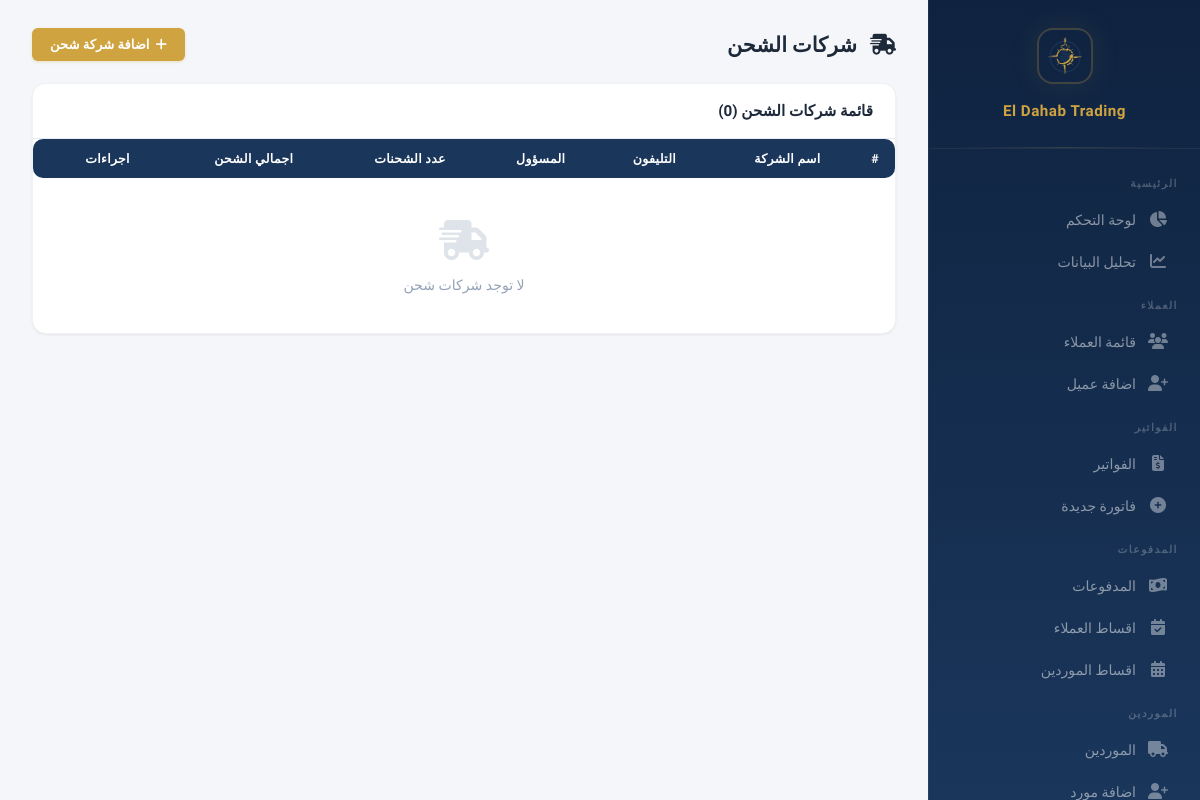
/shipping (signed in), run on an earlier commit of the app's database.
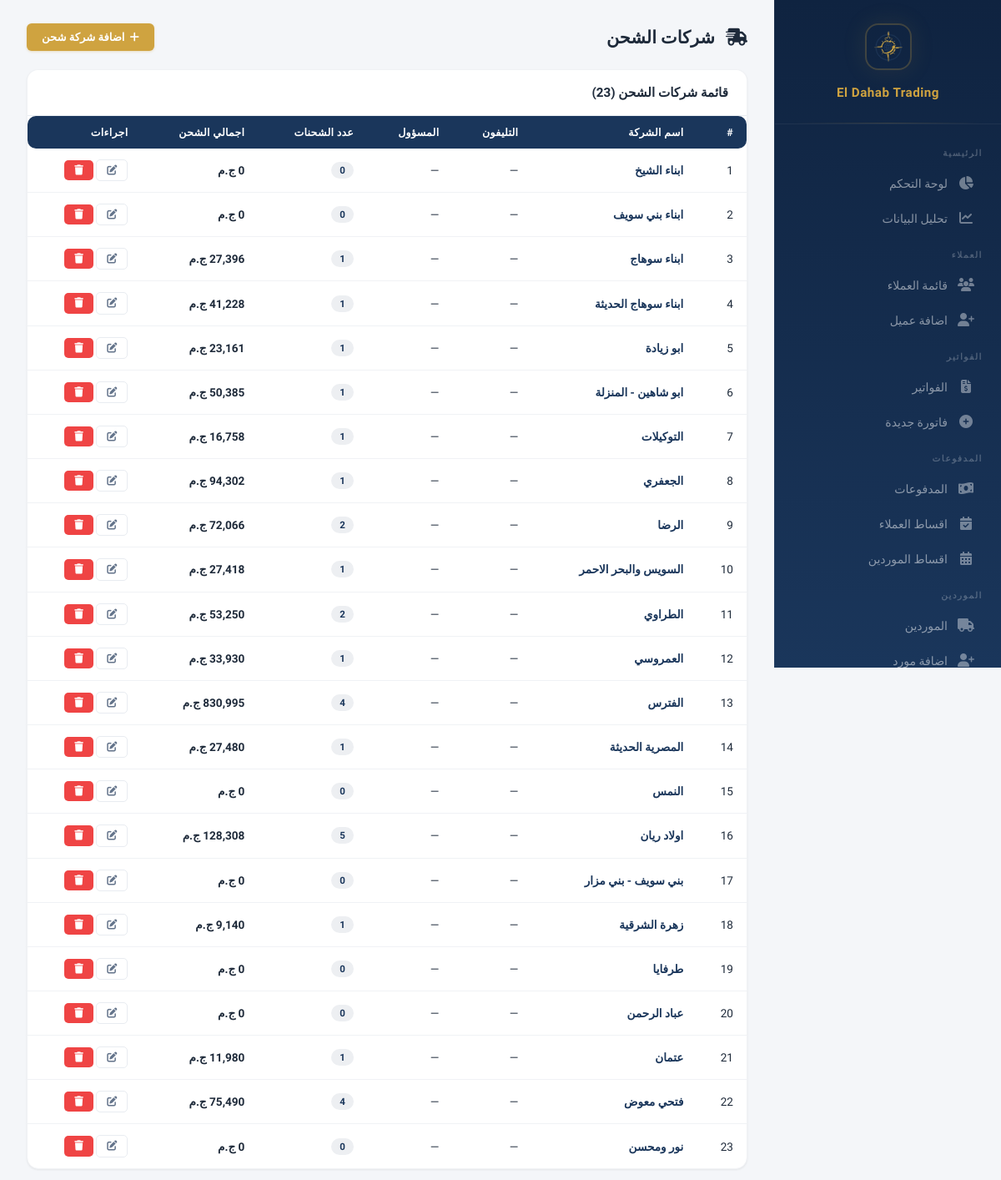
And on a later commit of the database.
### models.py (models this page shows)
class ShippingCompany(db.Model):
    __tablename__ = 'shipping_companies'
    id = db.Column(db.Integer, primary_key=True)
    name = db.Column(db.String(200), nullable=False)
    phone = db.Column(db.String(50))
    contact_person = db.Column(db.String(200))
    address = db.Column(db.Text)
    notes = db.Column(db.Text)
    created_at = db.Column(db.DateTime, default=datetime.utcnow)
    def total_shipments(self):
        return Invoice.query.filter_by(shipping_company=self.name).count()
    def total_shipped_value(self):
        from sqlalchemy import func
        result = db.session.query(func.sum(Invoice.total)).filter_by(shipping_company=self.name).scalar()
        return result or 0

### app.py (the view)
@app.route('/shipping')
@login_required
def shipping_list():
    companies = ShippingCompany.query.order_by(ShippingCompany.name).all()
    return render_template('shipping_list.html', companies=companies)

### app.py (called while the page is built)
@app.context_processor
def inject_payment_methods():
    return {'PAYMENT_METHODS': PAYMENT_METHODS}

@app.before_request
def check_session_expiry():
    if 'user_id' in session and session.get('expires_at'):
        if datetime.utcnow().timestamp() > session['expires_at']:
            session.clear()
            flash('انتهت الجلسة، يرجى تسجيل الدخول مرة اخرى', 'warning')
            return redirect(url_for('login'))

@app.context_processor
def inject_user():
    if not hasattr(g, 'current_user'):
        g.current_user = db.session.get(User, session['user_id']) if 'user_id' in session else None
    return dict(current_user=g.current_user)

### models.py (called while the page is built)
    def has_permission(self, page):
        if self.is_admin:
            return True
        return any(p.page == page for p in self.permissions)

### templates/shipping_list.html
{% extends "base.html" %}
{% block content %}
<div class="page-header">
    <h1 style="font-size:1.3rem;font-weight:700;color:var(--text);margin:0;"><i class="fas fa-shipping-fast" style="margin-left:8px;"></i> شركات الشحن</h1>
    <a href="{{ url_for('shipping_add') }}" class="btn btn-gold"><i class="fas fa-plus"></i> اضافة شركة شحن</a>
</div>
<div class="data-card">
    <div class="data-card-header">
        <h3>قائمة شركات الشحن ({{ companies|length }})</h3>
    </div>
    <div class="data-card-body" style="padding:0;">
        <table>
            <thead>
                <tr>
                    <th>#</th>
                    <th>اسم الشركة</th>
                    <th>التليفون</th>
                    <th>المسؤول</th>
                    <th>عدد الشحنات</th>
                    <th>اجمالي الشحن</th>
                    <th>اجراءات</th>
                </tr>
            </thead>
            <tbody>
                {% for c in companies %}
                <tr>
                    <td>{{ loop.index }}</td>
                    <td style="font-weight:700;">
                        <a href="{{ url_for('shipping_profile', company_id=c.id) }}" style="color:var(--navy);text-decoration:none;">{{ c.name }}</a>
                    </td>
                    <td>{{ c.phone or '—' }}</td>
                    <td>{{ c.contact_person or '—' }}</td>
                    <td><span class="badge badge-navy">{{ c.total_shipments() }}</span></td>
                    <td style="font-weight:700;">{{ "{:,.0f}".format(c.total_shipped_value() or 0) }} ج.م</td>
                    <td>
                        <a href="{{ url_for('shipping_edit', company_id=c.id) }}" class="btn btn-sm btn-outline"><i class="fas fa-edit"></i></a>
                        <form method="POST" action="{{ url_for('shipping_delete', company_id=c.id) }}" style="display:inline;" onsubmit="return confirm('هل انت متاكد من حذف شركة الشحن này؟');">
                            <button type="submit" class="btn btn-sm btn-danger"><i class="fas fa-trash"></i></button>
                        </form>
                    </td>
                </tr>
                {% endfor %}
                {% if not companies %}
                <tr><td colspan="7" class="empty-state" style="padding:40px;">
                    <div class="empty-icon"><i class="fas fa-shipping-fast"></i></div>
                    <p>لا توجد شركات شحن</p>
                </td></tr>
                {% endif %}
            </tbody>
        </table>
    </div>
</div>
{% endblock %}

What changed in the data, as far as the page shows it:
added ShippingCompany: name "ابناء الشيخ", phone "—", contact_person "—", total_shipments "0", name "0"
added ShippingCompany: name "ابناء بني سويف", phone "—", contact_person "—", total_shipments "0", name "0"
added ShippingCompany: name "ابناء سوهاج", phone "—", contact_person "—", total_shipments "1", name "27,396"
added ShippingCompany: name "ابناء سوهاج الحديثة", phone "—", contact_person "—", total_shipments "1", name "41,228"
added ShippingCompany: name "ابو زيادة", phone "—", contact_person "—", total_shipments "1", name "23,161"
added ShippingCompany: name "ابو شاهين - المنزلة", phone "—", contact_person "—", total_shipments "1", name "50,385"
added ShippingCompany: name "التوكيلات", phone "—", contact_person "—", total_shipments "1", name "16,758"
added ShippingCompany: name "الجعفري", phone "—", contact_person "—", total_shipments "1", name "94,302"
added ShippingCompany: name "الرضا", phone "—", contact_person "—", total_shipments "2", name "72,066"
added ShippingCompany: name "السويس والبحر الاحمر", phone "—", contact_person "—", total_shipments "1", name "27,418"
added ShippingCompany: name "الطراوي", phone "—", contact_person "—", total_shipments "2", name "53,250"
added ShippingCompany: name "العمروسي", phone "—", contact_person "—", total_shipments "1", name "33,930"
added ShippingCompany: name "الفترس", phone "—", contact_person "—", total_shipments "4", name "830,995"
added ShippingCompany: name "المصرية الحديثة", phone "—", contact_person "—", total_shipments "1", name "27,480"
added ShippingCompany: name "النمس", phone "—", contact_person "—", total_shipments "0", name "0"
added ShippingCompany: name "اولاد ريان", phone "—", contact_person "—", total_shipments "5", name "128,308"
added ShippingCompany: name "بني سويف - بني مزار", phone "—", contact_person "—", total_shipments "0", name "0"
added ShippingCompany: name "زهرة الشرقية", phone "—", contact_person "—", total_shipments "1", name "9,140"
added ShippingCompany: name "طرفايا", phone "—", contact_person "—", total_shipments "0", name "0"
added ShippingCompany: name "عباد الرحمن", phone "—", contact_person "—", total_shipments "0", name "0"
added ShippingCompany: name "عتمان", phone "—", contact_person "—", total_shipments "1", name "11,980"
added ShippingCompany: name "فتحي معوض", phone "—", contact_person "—", total_shipments "4", name "75,490"
added ShippingCompany: name "نور ومحسن", phone "—", contact_person "—", total_shipments "0", name "0"
Also different on the page:
{{ companies|length }}: "0" → "23"
text no longer shown: "لا توجد شركات شحن"
